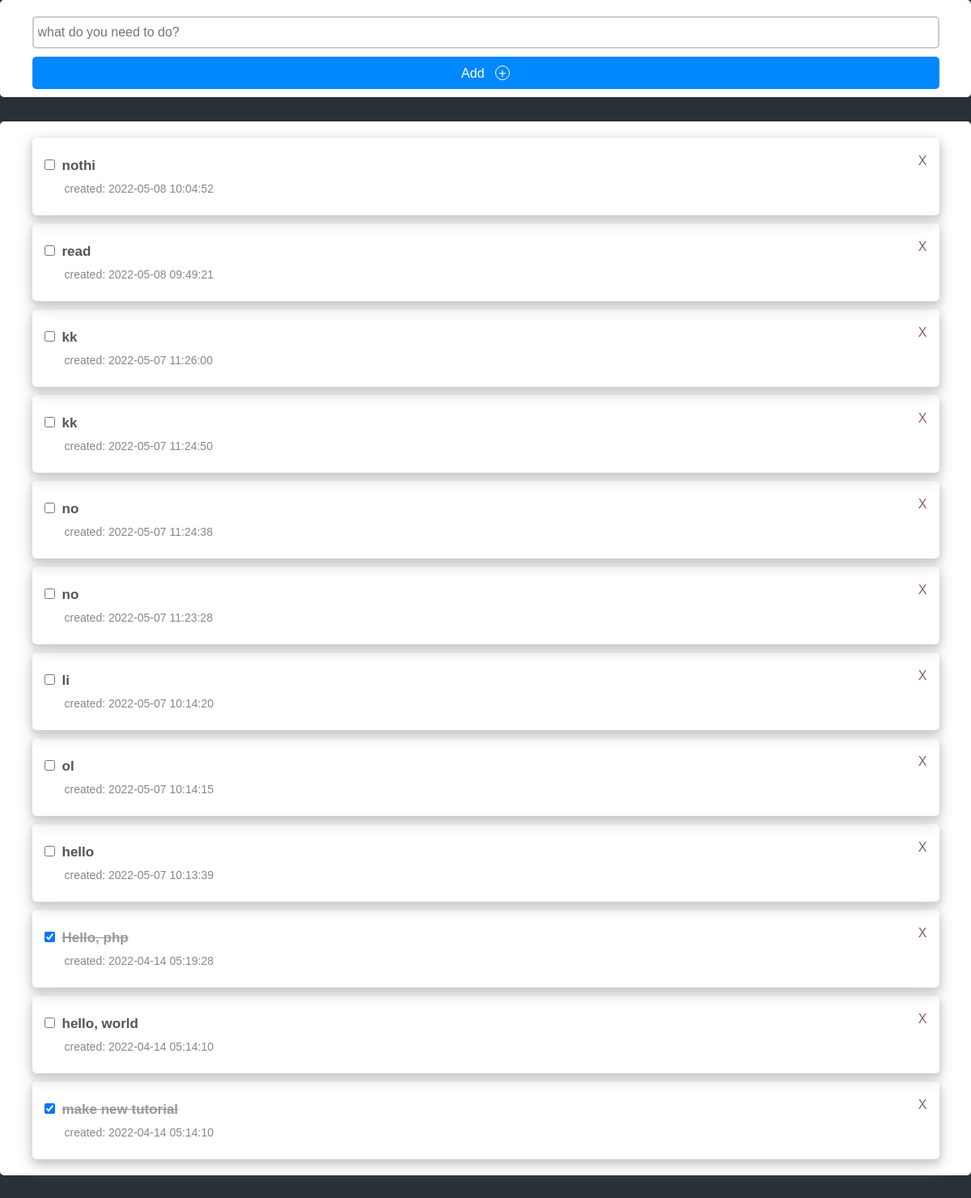
The page / on the database its author committed.
### tables this page shows
CREATE TABLE IF NOT EXISTS `todos` (
  `id` int(11) NOT NULL AUTO_INCREMENT,
  `title` text NOT NULL,
  `date_time` datetime NOT NULL DEFAULT CURRENT_TIMESTAMP,
  `checked` tinyint(1) NOT NULL DEFAULT '0',
  PRIMARY KEY (`id`)
);

### index.php (the view, shortened to what this page needs)
<?php
require 'db_conn.php';
?>
<!DOCTYPE html>
<html lang="en">
<head>
    <link rel="stylesheet" href="css/style.css">
</head>
<body>
<div class = "main section">
      <div class ="add-section">
      <form action="app/add.php" method="post" autocomplete="off">
            <?php if(isset($_GET['mess']) && $_GET['mess'] == 'error'){ ?>
                  <input type="text"
            name="title"
            style="border-color: #ff6666"
            placeholder="This field is required"/>
            <button type="submit">Add &nbsp; <span>&#43;</span></button>
            <?php } else{ ?>
                  <input type="text"
                  name="title"
                  placeholder="what do you need to do?" />
                  <button type="submit">Add &nbsp; <span>&#43;</span></button>
                  <?php } ?>
            </form>
            </div>
      <?php
      $todos = $conn->query("SELECT * FROM todos ORDER BY id DESC");
      ?>
      <div class="show-todo-section">
      <?php while($todo = $todos->fetch(PDO::FETCH_ASSOC)) { ?>
      <div class="todo-item">
            <span id="<?php echo $todo['id']; ?>"
            class="remove-to-do">X</span>
            <?php if($todo['checked']){ ?>
       <input type="checkbox"
             class="check-box"
             checked />
       <h2 class="checked"><?php echo $todo['title'] ?></h2>
       <?php }else { ?>
            <input type="checkbox"
             class="check-box" />
       <h2><?php echo $todo['title'] ?></h2>
      <?php } ?>
       <br>
       <small>created: <?php echo $todo['date_time'];?> </small>
      </div>
      <?php } ?>
      </div>
</div>
</body>
</html>

### css/style.css (style rules this page uses)
body { background: #2a3038; }
* { padding: 0px; margin: 0px; box-sizing: border-box; }
.add-section { width: 100%; background: #fff; margin: 0px auto; padding: 10px; border-radius: 5px; }
.add-section input { display: block; width: 95%; height: 40px; margin: 10px auto; border: 2px solid #ccc; font-size: 16px; border-radius: 5px; padding: 0px 5px; }
.add-section button { display: block; width: 95%; height: 40px; margin: 0px auto; border: none; outline: none; background: #0088ff; color: #fff; font-family: sans-serif; font-size: 16px; border-radius: 5px; cursor: pointer; }
.add-section button span { border: 1px solid #fff; border-radius: 50%; display: inline-block; width: 18px; height:18px; }
.show-todo-section { width: 100%; background: #fff; margin: 30px auto; padding: 10px; border-radius: 5px; }
.todo-item { width: 95%; margin: 10px auto; padding: 20px 10px; box-shadow: 0 4px 8px 0 #ccc, 0 6px 20px 0 #ccc; border-radius: 5px; }
.todo-item h2 { display: inline-block; padding: 5px 0px; font-size: 17px; font-family: sans-serif; color: #555; }
.todo-item small { display: block; width: 100%; padding: 5px 0px; color: #888; padding-left: 30px; font-size: 14px; font-family: sans-serif; }
.remove-to-do { display: block; float: right; width: 20px; height: 20px; font-family: sans-serif; color: rgb(139, 97, 93); text-decoration: none; text-align: right; padding: 0px 5px 8px 0px; border-radius: 50%; transition: background 1s; cursor: pointer; }
.checked { color: #999 !important; text-decoration: line-through; }
.todo-item input { margin: 0px 5px; }

### rows shown on the page
todos: title "nothi", date_time "2022-05-08 10:04:52"
todos: title "read", date_time "2022-05-08 09:49:21"
todos: title "kk", date_time "2022-05-07 11:26:00"
todos: title "kk", date_time "2022-05-07 11:24:50"
todos: title "no", date_time "2022-05-07 11:24:38"
todos: title "no", date_time "2022-05-07 11:23:28"
todos: title "li", date_time "2022-05-07 10:14:20"
todos: title "ol", date_time "2022-05-07 10:14:15"
todos: title "hello", date_time "2022-05-07 10:13:39"
todos: title "Hello, php", date_time "2022-04-14 05:19:28"
todos: title "hello, world", date_time "2022-04-14 05:14:10"
todos: title "make new tutorial", date_time "2022-04-14 05:14:10"
